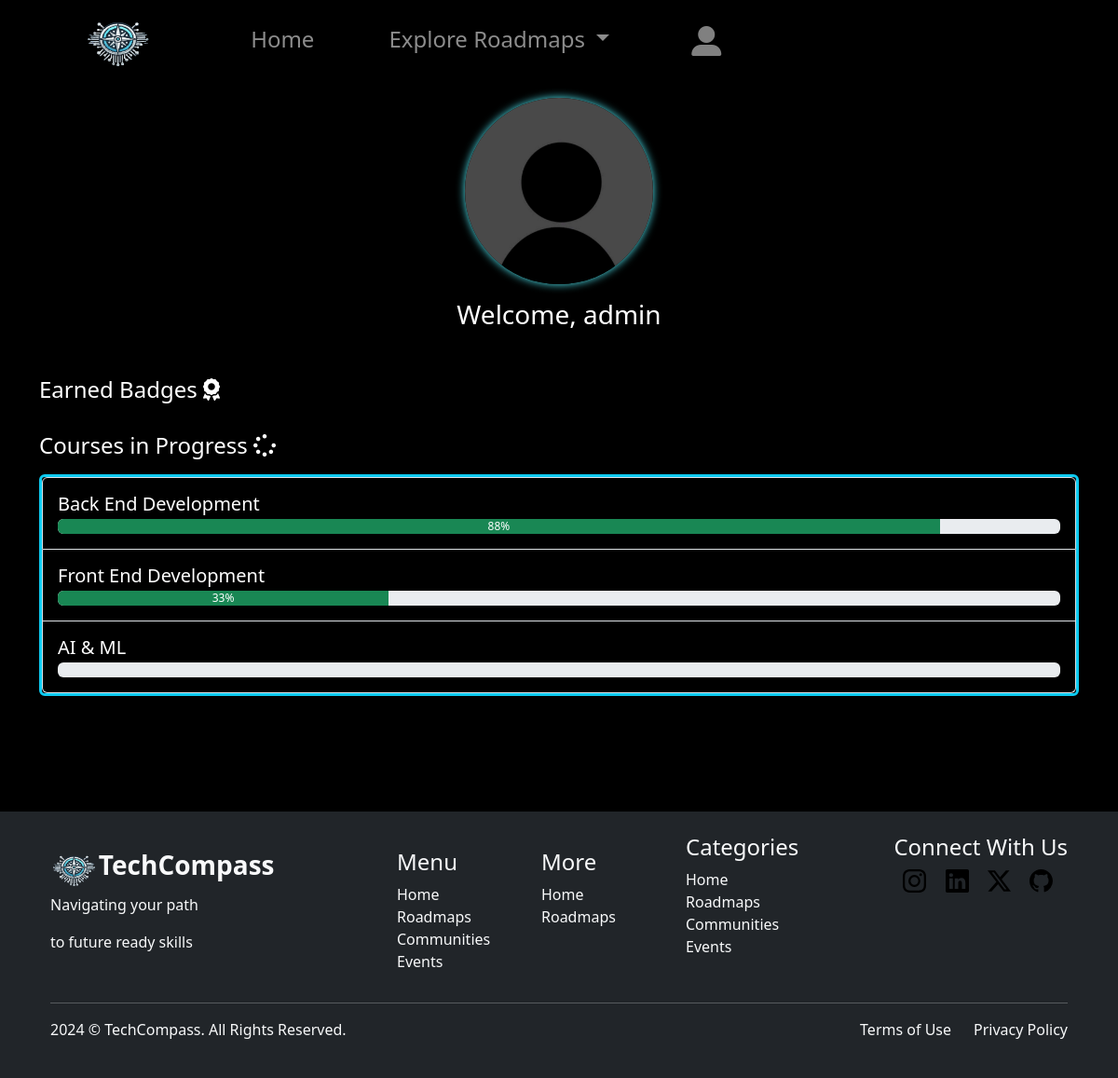
Page /dashboard (signed in) on the earlier database version.
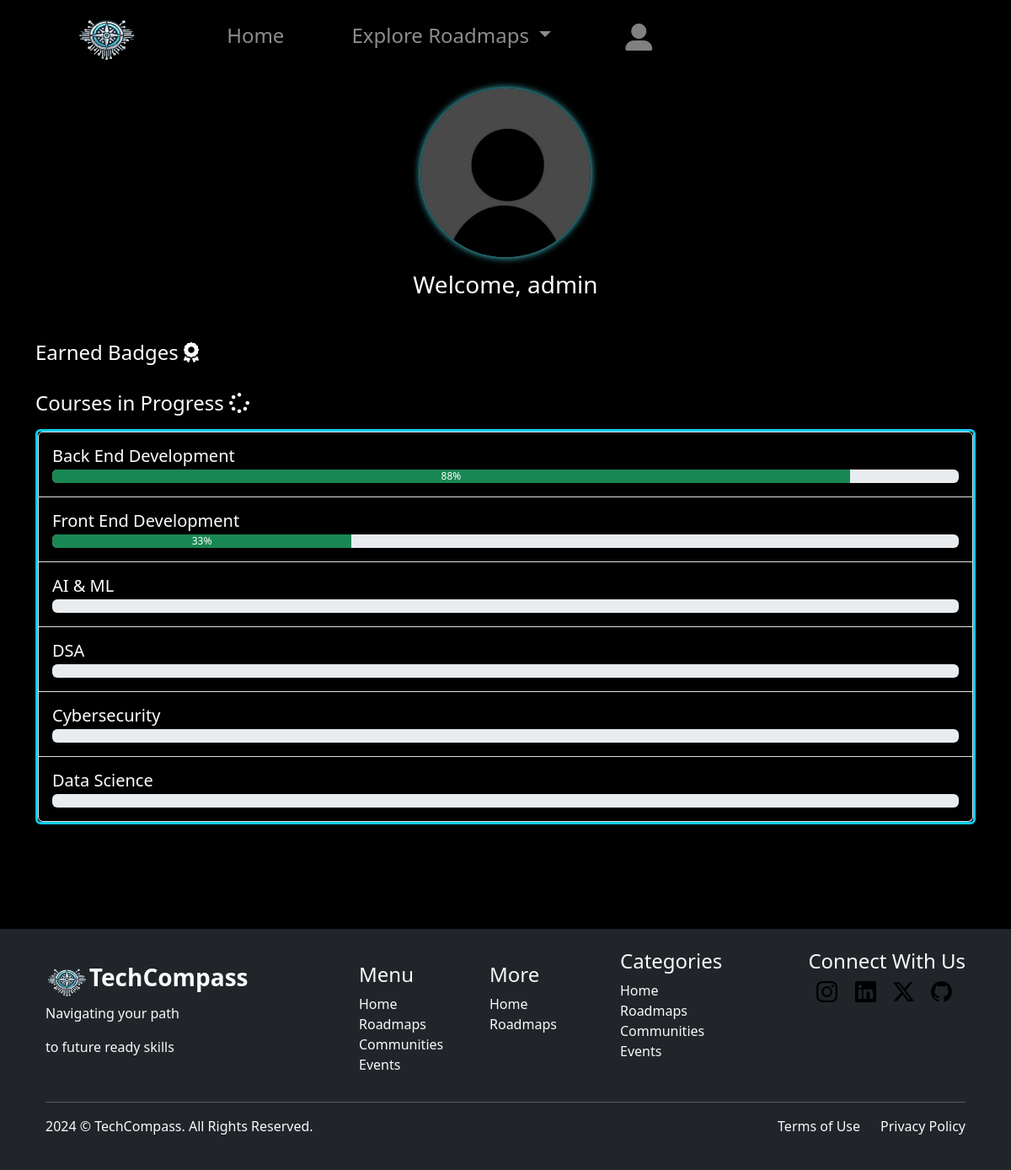
Same page on the later database version.
### techcompass/models.py (models this page shows, shortened)
class Progress(models.Model):
    user = models.ForeignKey(User, on_delete=models.CASCADE, related_name='progress')
    roadmap = models.ForeignKey(Roadmap, on_delete=models.CASCADE, related_name='progress')
    completed = models.BooleanField(default=False)
    completed_at = models.DateTimeField(null=True, blank=True)
    completed_courses = models.ManyToManyField(Course, related_name='progress', blank=True)

class Roadmap(models.Model):
    title = models.CharField(max_length=100, unique=True)
    description = models.TextField()
    badge = models.FileField(upload_to='badges/',blank=True,null=True,validators=[validate_svg])
    created_at = models.DateTimeField(auto_now_add=True)
    courses_provided = models.ManyToManyField('Course', related_name='roadmaps', blank=True)
    roadmap_link = models.URLField(blank=True, null=True)

### techcompass/views.py (the view)
# urls.py: path('dashboard', views.dashboard_view, name='dashboard'),
@login_required(login_url='/login')
def dashboard_view(request,success=False):
	completed_roadmaps = request.user.progress.filter(completed=True)
	inprogress_roadmaps = request.user.progress.filter(completed=False)
	p =[]
	for i in inprogress_roadmaps:
		courses_completed = i.completed_courses.all()
		courses_provided = i.roadmap.courses_provided.all()
		p.append((i,f"{len(courses_completed)/len(courses_provided)*100:.0f}"))
	return render(request, 'pages/dashboard.html',{'user': request.user, 'in_progress': p,
	'completed_roadmaps': completed_roadmaps, 'media_url': settings.MEDIA_URL,"success":success})

### techcompass/templates/pages/dashboard.html (shortened to what this page needs)
{% extends 'layouts/base.html' %}
{% load static %}
{% block cssfiles %}
<link rel="stylesheet" href="{% static 'css/style.css' %}">
{%endblock%}
{% block body %}
<nav class="navbar navbar-expand-lg fixed-top navbar-dark bg-transparent ">
    <div class="container">
      <a class="navbar-brand px-5" href="{% url 'techcompass:index' %}"><img src="{% static 'Icons/Logo.svg' %}" alt="Logo" height="58px" class="logo"></a>
      <div class="collapse navbar-collapse" id="navbarTogglerDemo02">
        <ul class="navbar-nav me-auto mb-2 mb-lg-0">
          <li class="nav-item">
            <a class="nav-link mx-4 px-3 fs-4" aria-current="page" href="{% url 'techcompass:index' %}" id="navigation">Home</a>
          </li>
          <li class="nav-item dropdown-center">
            <a class="nav-link dropdown-toggle mx-4 px-3 fs-4" href="#" role="button" data-bs-toggle="dropdown" aria-expanded="false" id="navigation">
              Explore Roadmaps
            </a>
          </li>
          <li class="nav-item">
              <div class="btn-group pt-1">
                <a class="navbar-brand px-5 pt-2 dropdown-center" type="button" data-bs-toggle="dropdown" ><i class="fa-solid fa-user-large"></i></a>
              </div>
          </li>
        </ul>
      </div>
    </div>
</nav>
<div style="height: 40px;"></div>
<div class="container mt-5">
  <div class="card mb-4 shadow-sm bg-black text-white">
    <div class="card-body text-center">
      <img src="{% static 'Icons/user.jpg' %}" alt="Profile Picture" class="rounded-circle mb-3" style="height:200px; box-shadow: 0px 0px 10px 0px rgba(83,240,251,1);">
      <h3 class="card-title"> Welcome, {{user.first_name}}</h3>
    </div>
  </div>
  <div class="mb-4 text-white">
    <h4>Earned Badges <i class="fa-solid fa-award"></i></h4>
  </div>
  <div class="mb-4 text-white">
    <h4 class="pb-2">Courses in Progress <i class="fa-solid fa-spinner"></i></h4>
    <div class="list-group border border-3 border-info">
      {% for progress in in_progress %}
      <div class="list-group-item text-white bg-black p-3">
        <h5 class="mb-1">{{progress.0.roadmap.title}}</h5>
        <div class="progress">
          <div class="progress-bar bg-success" role="progressbar" style="width: {{progress.1}}%;" aria-valuenow="70" aria-valuemin="0" aria-valuemax="100">{{progress.1}}%</div>
        </div>
      </div>
      {% endfor %}
    </div>
  </div>
</div>
  {%endblock%}

### techcompass/templates/layouts/base.html (shortened to what this page needs)
<!DOCTYPE html>
<html lang="en">
<head>
    {% load static %}
    <link rel="stylesheet" href="{% static 'css/style.css' %}">
    {%block cssfiles%}
    {%endblock%}
    <link href="https://cdn.jsdelivr.net/npm/bootstrap@5.3.3/dist/css/bootstrap.min.css" rel="stylesheet">
</head>
<body class="black">
    {%block body%}
    {%endblock%}
<div style="height: 100px;"></div>
<footer class="bg-dark text-light py-4">
  <div class="container px-4">
    <div class="row">
      <div class="col-6 col-lg-4">
        <h3 class="pt-3 fw-bold"><img src="{% static 'Icons/Logo.svg' %}" alt="logo" height="40px">TechCompass</h3>
        <p class="fs-6"> Navigating your path</p>
        <p class="mb-0 fs-6"> to future ready skills</p>
      </div>
      <div class="col">
        <h4 class="pt-3">Menu</h4>
        <ul class="list-unstyled">
          <li><a href="{% url 'techcompass:index' %}" class="text-decoration-none text-light">Home</a></li>
          <li><a href="{% url 'techcompass:roadmap' %}" class="text-decoration-none text-light">Roadmaps</a></li>
          <li><a href="{% url 'techcompass:index' %}" class="text-decoration-none text-light">Communities</a></li>
          <li><a href="{% url 'techcompass:index' %}" class="text-decoration-none text-light">Events</a></li>
        </ul>
      </div>
      <div class="col">
        <h4 class="pt-3">More</h4>
        <ul class="list-unstyled">
          <li><a href="#" class="text-decoration-none text-light">Home</a></li>
          <li><a href="#" class="text-decoration-none text-light">Roadmaps</a></li>
        </ul>
      </div>
      <div class="col">
        <h4>Categories</h4>
        <ul class="list-unstyled">
          <li><a href="{% url 'techcompass:index' %}" class="text-decoration-none text-light">Home</a></li>
          <li><a href="{% url 'techcompass:roadmap' %}" class="text-decoration-none text-light">Roadmaps</a></li>
          <li><a href="{% url 'techcompass:index' %}" class="text-decoration-none text-light">Communities</a></li>
          <li><a href="{% url 'techcompass:index' %}" class="text-decoration-none text-light">Events</a></li>
        </ul>
      </div>
      <div class="col-6 col-lg-3 text-lg-end">
        <h4>Connect With Us</h4>
        <div>
          <a href="#" class="text-decoration-none text-light me-3"><img src="{% static 'Icons/instagram (1).svg' %}" alt="logo" height="25px"></a>
          <a href="#" class="text-decoration-none text-light me-3"><img src="{% static 'Icons/linkedin.svg' %}" alt="logo" height="25px"></a>
          <a href="#" class="text-decoration-none text-light me-3"><img src="{% static 'Icons/twitter-x.svg' %}" alt="logo" height="25px"></a>
          <a href="#" class="text-decoration-none text-light me-3"><img src="{% static 'Icons/github (1).svg' %}" alt="logo" height="25px"></a>
        </div>
      </div>
    </div>
    <hr>
    <div class="d-flex justify-content-between">
      <p>2024 © TechCompass. All Rights Reserved.</p>
      <div class="d-flex">
      <a href="#" class="text-decoration-none text-light me-4">Terms of Use</a>
      <a href="#" class="text-decoration-none text-light">Privacy Policy</a>
    </div>
    </div>
  </div>
</footer>
</body>
</html>

### techcompass/static/css/style.css (style rules this page uses)
* { margin: 0; padding: 0; }
body { font-family: 'Poppins', sans-serif; }
.black { background: black; }
.container { background-color: transparent; }
.logo { position: relative; font-size: 20em; text-shadow: 0 0 50px #0f0, 0 0 100px #0f0, 0 0 150px #0f0, 0 0 200px #0f0, 0 0 250px #0f0; animation: animate 5s linear infinite; }
nav { background: transparent; backdrop-filter: blur(10px); }
.fa-user-large { font-size: 2rem; color: grey; }

Differences in the rows shown:
added Progress: roadmap.title "DSA"
added Progress: roadmap.title "Cybersecurity"
added Progress: roadmap.title "Data Science"
